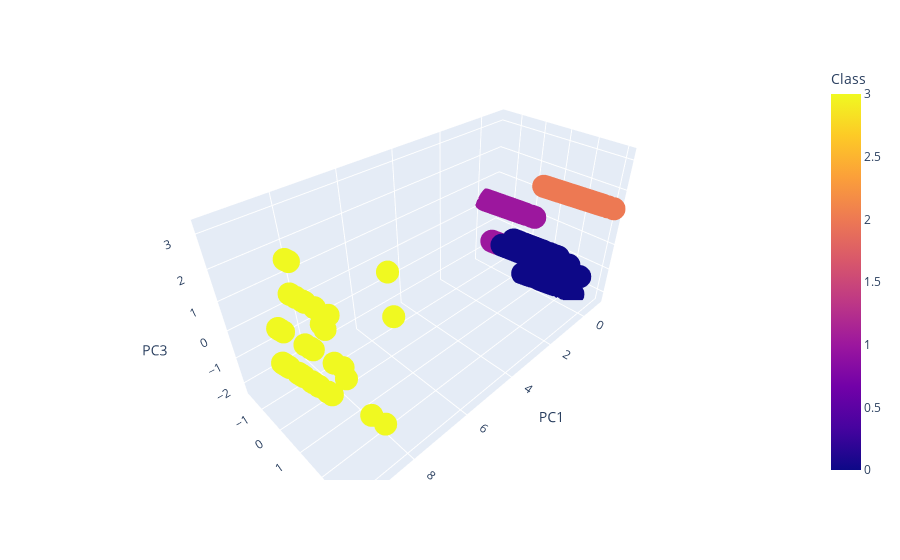

Notebook source saved alongside this figure:
### Code cell
# Creating a 3D-Scatter with the PCA data and the clusters
fig = px.scatter_3d(clustered_df, x="PC1", y="PC2", z="PC3", color="Class", hover_name="CAUSE", hover_data=["AGE_OF_FACILITY", "ACCIDENT_PRESSURE"], width=900)
fig.update_layout(legend=dict(x=0,y=1))
fig.show()

### Figure 1 — Plotly figure (JSON) as saved in the notebook; plotly's stock layout.template omitted (floating-point values rounded to 4 significant figures; data arrays with more than 128 entries replaced by an {"elided": "..."} marker saying what was removed)
{"data": [{"customdata": {"elided": "3061x2 mixed values"}, "hovertemplate": "<b>%{hovertext}</b><br><br>PC1=%{x}<br>PC2=%{y}<br>PC3=%{z}<br>AGE_OF_FACILITY=%{customdata[0]}<br>ACCIDENT_PRESSURE=%{customdata[1]}<br>Class=%{marker.color}<extra></extra>", "hovertext": {"elided": "3061 str values"}, "legendgroup": "", "marker": {"color": {"elided": "3061 int values"}, "coloraxis": "coloraxis", "symbol": "circle"}, "mode": "markers", "name": "", "scene": "scene", "showlegend": false, "type": "scatter3d", "x": {"elided": "3061 float values"}, "y": {"elided": "3061 float values"}, "z": {"elided": "3061 float values"}}], "layout": {"coloraxis": {"colorbar": {"title": {"text": "Class"}}, "colorscale": [[0, "#0d0887"], [0.1111, "#46039f"], [0.2222, "#7201a8"], [0.3333, "#9c179e"], [0.4444, "#bd3786"], [0.5556, "#d8576b"], [0.6667, "#ed7953"], [0.7778, "#fb9f3a"], [0.8889, "#fdca26"], [1, "#f0f921"]]}, "legend": {"tracegroupgap": 0, "x": 0, "y": 1}, "margin": {"t": 60}, "scene": {"domain": {"x": [0, 1], "y": [0, 1]}, "xaxis": {"title": {"text": "PC1"}}, "yaxis": {"title": {"text": "PC2"}}, "zaxis": {"title": {"text": "PC3"}}}, "width": 900}}
